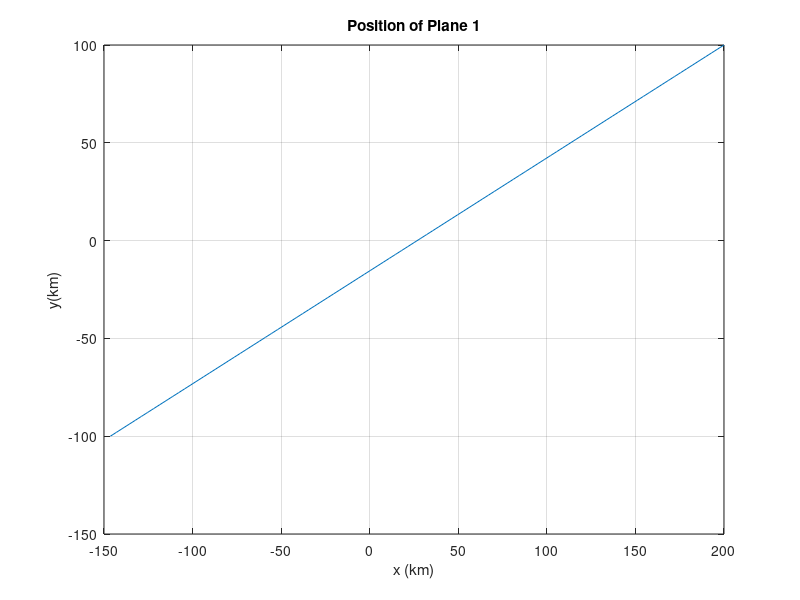
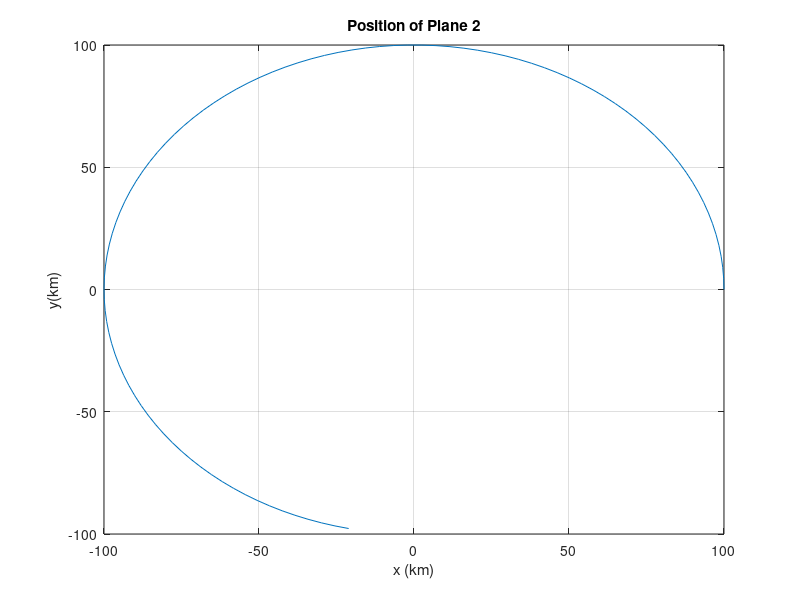
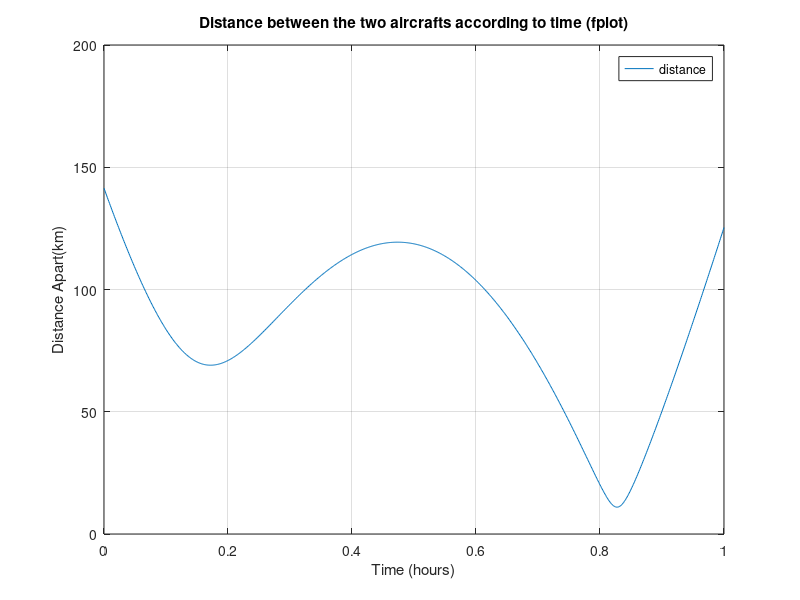
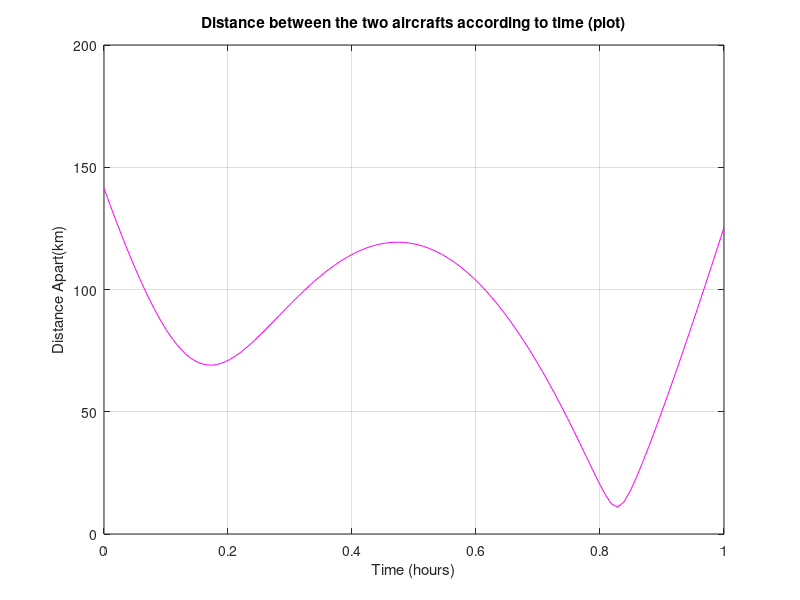

Write MATLAB code to recreate these figures, in order.
function [] = lab4()
%LAB 4 as a no output/no input function
%ECOR 2606
%Name: Tayeb Al-Shedayfat
%Student number: 100957964


%PART 1
% Plot of plane 1 for first hour
t = linspace (0, 1); % for time from t = 0 to t = 1 hour 
[x1, y1] = plane1Position(t);%vector containing the coordinates of plane 1 along the first hour.
[x2, y2] = plane2Position(t);%vector containing the coordinates of plane 1 along the first hour.

%plotting the first plane position graph using plot
figure(1);
plot (x1, y1);
title('Position of Plane 1')
xlabel('x (km)')
ylabel('y(km)')
grid on

%plotting the second plane position graoh using plot
figure(2);
plot (x2, y2);
title('Position of Plane 2')
xlabel('x (km)')
ylabel('y(km)')
grid on


%plotting the distance between the two planes along 0 to 1 t
figure(3);
fplot(@distance, [0 1])
title('Distance between the two aircrafts according to time (fplot)')
xlabel('Time (hours)')
ylabel('Distance Apart(km)')
grid on

%plotting the distance between the two planes along 0 to 1 t using plot
figure(4);
D = distance(t);
plot(t,D,'m')
title('Distance between the two aircrafts according to time (plot)')
xlabel('Time (hours)')
ylabel('Distance Apart(km)')
grid on


%Defining the inverse of the function distance
G=@(t) -distance(t);
%Defining the fzero function
H=@(t) distance(t)-100;
%defining the minmum during the first hour
min = fminbnd(@distance,0,1);
%defining where max during t=20min = 1/3 and t=40min=2/3
max = fminbnd(G,1/3,2/3);

%outputting the desired data
fprintf('The aircraft will come closest at %f hours.\n',min)
fprintf('At this time they will be %f km apart.\n',distance(min))
fprintf('The arecraft will be furthest apart at %f minutes.\n',max*60)
fprintf('The aircraft will be %f km apart.\n',distance(max))
fprintf('The aircraft will be 100km apart at %f, %f, %f, %f hours.\n',fzero(H, [0 0.1]),fzero(H, [0.2 0.4]),fzero(H, [0.5 0.7]),fzero(H, [0.8 1]))

%defining a vector containg values from 0.4 to 0.5 with 0.01 steps
tt=0.4:0.01:0.5;
fprintf('Time   Distance\n')
fprintf('----   --------\n')
for i=1:length(tt)
    fprintf('%.2f %8.1f\n',tt(i),distance(tt(i)))
end

%testing invalid and valid inputs
%validtime = time(100)
%errortime = time(140)
%errordistance = time(distance(0.5))
%errordistance2 = time(distance(0.8))

%validcalcx1=calcX(110,0.45,20,8)
%validcalcx2=calcX(120,0.45,20,8)
%validcalcx3=calcX(120,0.45,19,8)
%invalidcalcx1= calcX(((0.45*9.81*20*cosd(15)+20*9.81*sind(15))/(0.01+8))*sqrt(0.01^2+8^2),0.45,20,8)
%invalidcalcx2= calcX(((0.45*9.81*20*cosd(15)+20*9.81*sind(15))/(10+8))*sqrt(10^2+8^2),0.45,20,8)

%subfunction plane1position
function [x, y] = plane1Position (t)
% PLANE1POSITION Calculates position of plane #1 at a given time
% Inputs:  
%      t = time (in hours)
% Outputs:  
%      x = x position (in km)
%      y = y position (in km)

x0 = 200; 
y0 = 100; 
speed = 400;
angle = 210 * (pi / 180);  % counterclockwise from x axis, in radians

x = x0 + cos(angle) * speed * t;
y = y0 + sin(angle) * speed * t;

end


%SubFunction Planceposition2
function [x, y] = plane2Position (t)
% PLANE2POSITION Calculates position of plane #2 at a given time
% Inputs:  
%      t = time (in hours)
% Outputs:  
%      x = x position (in km)
%      y = y position (in km)

radius = 100; 
speed = 450;
angle = (speed * t) / radius;

x = cos(angle) * radius;
y = sin(angle) * radius;

end

%SubFunction distance
function [ D ] = distance( t )
%distance calculates the distance between the two aircrafts at a particular
%t

%   Inputs:
    %t = time 
%   Outputs:
    %D = distance between the two aircrafts

%position vectors containing the postition of both planes at t
[x1 y1] = plane1Position(t);
[x2 y2] = plane2Position(t);

%return distance between the points using the d function
D = sqrt((x1-x2).^2+(y1-y2).^2);


end
%SubFunction time 
function [t] = time(D)
%time calculates and returns the distance at a give time
%   Inputs:
    %D = distance
%   Outputs:
    %t = time that corresponds to D
zero=@(t) distance(t)-D;
if D>=distance(0.5) || D<=distance(0.8)   
    error('Invalid inputs, distances between 0.5 and 0.8 hours are allowed.\n');
else
    fzero(zero,[0.5 0.8])
end

end

%subfunction calcx
function [ x ] = calcX( F,mu,m,h )
%calcX calculates and returns the value of x using root finding
%   Inputs:
    %F=Force in (N)
    %mu=friction coefficient
    %m=mass of the block
    %h=height of the pully above the ramp
%   Outputs:   
    %x=distance along the ramp

%defining the constatn g
g=9.81;
if(m<=0)
    error('Mass cannot be less than or equla to 0.\n');
else
    fun =@(x,F,mu,m,h) ((mu*m*g*cosd(15)+m*g*sind(15))/(x+h))*sqrt(x^2+h^2);
    zero =@(x) fun(x,F,mu,m,h) -F;
    x=fzero(zero,[0.01 10]);
    if x==0.01 || x==10
        error('Invalid inputs, you entered a value at the edge of interval.\n')
    else
        return
    end
end
    
end

end

